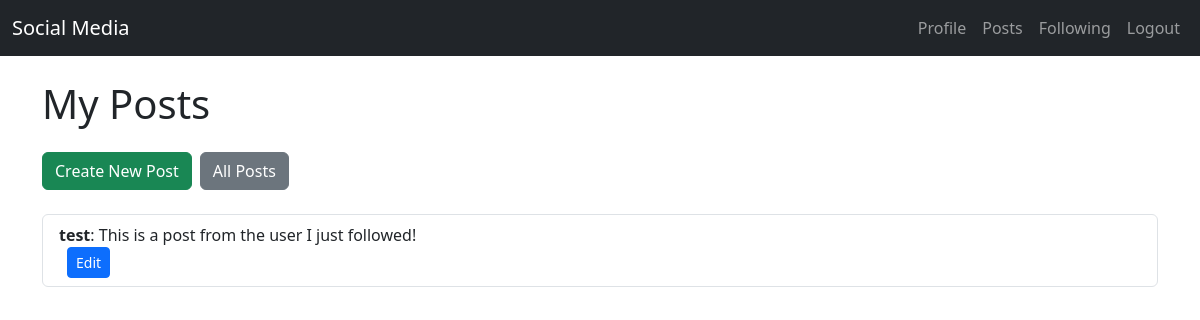
The app's page /posts/my-posts/ (signed in) with its own data.
### posts/models.py (models this page shows, shortened)
class Post(models.Model):
    user = models.ForeignKey(User, on_delete=models.CASCADE, related_name='posts')
    content = models.TextField()
    timestamp = models.DateTimeField(auto_now_add=True)
    media = models.FileField(upload_to='posts/', blank=True, null=True)
    class Meta:
        ordering = ['-timestamp']

### posts/views_html.py (the view)
# urls.py: path('my-posts/', my_posts_view, name='my_posts'),
@login_required
def my_posts_view(request):
    posts = Post.objects.filter(user=request.user).order_by('-timestamp')
    return render(request, "posts/my_posts.html", {"posts": posts})

### posts/templates/posts/my_posts.html (shortened to what this page needs)
{% extends "base.html" %}
{% block content %}
<h1 class="mb-4">My Posts</h1>
<div class="d-flex mb-4">
    <a href="{% url 'create_post' %}" class="btn btn-success me-2">Create New Post</a>
    <a href="{% url 'post_list' %}" class="btn btn-secondary">All Posts</a>
</div>
{% if posts %}
    <ul class="list-group">
        {% for post in posts %}
        <li class="list-group-item">
            <strong>{{ post.user.username }}</strong>: {{ post.content }}
            <br>
            <a href="{% url 'edit_post' post.id %}" class="btn btn-primary btn-sm ms-2">Edit</a>
        </li>
        {% endfor %}
    </ul>
{% else %}
    <p>You have no posts yet.</p>
{% endif %}
{% endblock %}

### records on screen
Post: user.username "test", content "This is a post from the user I just followed!"
